Frame 1 (no input): blank canvas, image omitted
Frame 60 (the mouse pressed at the canvas centre just before this capture): blank canvas, image omitted
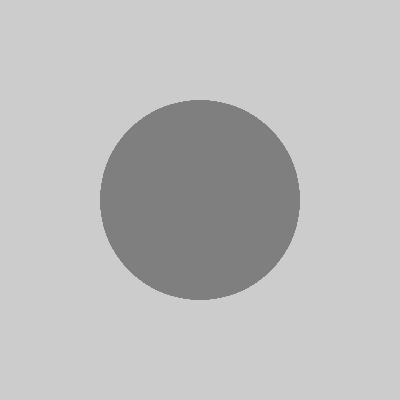
Frame 120 (the mouse held since frame 60 and released just before this capture)

The Processing sketch whose frames 1 and 60 were blank and that drew this single picture after the mouse press (run headless with seeded random() and noise(); from frame 60 on, the mouse is pressed at the canvas centre):

// Processing sketch: processing_76144
// ── processing_76144.pde

//kevin hyun khyun
//copyright 2012


void setup()
{
  size(400, 400);
  smooth();
}

void draw()
{
  drawBackground();
  fillColor();
  drawCircle();
}

void drawBackground()
{

  if (keyPressed)
  {
    if (key =='b')
    {
      background(0, 0, 0);
    }
    if (key =='c')
    {
      background(130, 130, 130);
    }
  }
}

void drawCircle()
{
  noStroke();
  int x = 0;
  while (x < mouseX )
  {
    ellipse(width/2, height/2, x, x);
    x++;
  }
}

void fillColor()
{
  float r = map(mouseX, 0, width, 0, 255);
  float g = map(mouseX, 0, width, 0, 255);
  float b = map(mouseX, 0, width, 0, 255);
  fill(r, g, b);
}
